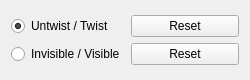
<?xml version="1.0" encoding="UTF-8"?>
<ui version="4.0">
 <class>SEDNATwisterEditorGUIClass</class>
 <widget class="QWidget" name="SEDNATwisterEditorGUIClass">
  <property name="geometry">
   <rect>
    <x>0</x>
    <y>0</y>
    <width>250</width>
    <height>80</height>
   </rect>
  </property>
  <property name="minimumSize">
   <size>
    <width>200</width>
    <height>80</height>
   </size>
  </property>
  <property name="windowTitle">
   <string/>
  </property>
  <layout class="QVBoxLayout" name="verticalLayout">
   <item>
    <layout class="QGridLayout" name="gridLayout">
     <item row="0" column="0">
      <widget class="QRadioButton" name="rdbUntwist">
       <property name="text">
        <string>Untwist / Twist</string>
       </property>
       <property name="checked">
        <bool>true</bool>
       </property>
      </widget>
     </item>
     <item row="0" column="1">
      <widget class="QPushButton" name="btnResetUntwist">
       <property name="text">
        <string>Reset</string>
       </property>
      </widget>
     </item>
     <item row="1" column="0">
      <widget class="QRadioButton" name="rdbInvisible">
       <property name="text">
        <string>Invisible / Visible</string>
       </property>
      </widget>
     </item>
     <item row="1" column="1">
      <widget class="QPushButton" name="btnResetInvisible">
       <property name="text">
        <string>Reset</string>
       </property>
      </widget>
     </item>
    </layout>
   </item>
  </layout>
 </widget>
 <resources/>
 <connections>
  <connection>
   <sender>rdbUntwist</sender>
   <signal>clicked()</signal>
   <receiver>SEDNATwisterEditorGUIClass</receiver>
   <slot>setUntwistTwist()</slot>
   <hints>
    <hint type="sourcelabel">
     <x>62</x>
     <y>26</y>
    </hint>
    <hint type="destinationlabel">
     <x>294</x>
     <y>66</y>
    </hint>
   </hints>
  </connection>
  <connection>
   <sender>rdbInvisible</sender>
   <signal>clicked()</signal>
   <receiver>SEDNATwisterEditorGUIClass</receiver>
   <slot>setInvisibleVisible()</slot>
   <hints>
    <hint type="sourcelabel">
     <x>42</x>
     <y>62</y>
    </hint>
    <hint type="destinationlabel">
     <x>291</x>
     <y>52</y>
    </hint>
   </hints>
  </connection>
  <connection>
   <sender>btnResetUntwist</sender>
   <signal>clicked()</signal>
   <receiver>SEDNATwisterEditorGUIClass</receiver>
   <slot>resetUntwist()</slot>
   <hints>
    <hint type="sourcelabel">
     <x>209</x>
     <y>17</y>
    </hint>
    <hint type="destinationlabel">
     <x>296</x>
     <y>30</y>
    </hint>
   </hints>
  </connection>
  <connection>
   <sender>btnResetInvisible</sender>
   <signal>clicked()</signal>
   <receiver>SEDNATwisterEditorGUIClass</receiver>
   <slot>resetInvisible()</slot>
   <hints>
    <hint type="sourcelabel">
     <x>212</x>
     <y>70</y>
    </hint>
    <hint type="destinationlabel">
     <x>298</x>
     <y>4</y>
    </hint>
   </hints>
  </connection>
 </connections>
 <slots>
  <slot>resetUntwist()</slot>
  <slot>resetInvisible()</slot>
  <slot>setUntwistTwist()</slot>
  <slot>setInvisibleVisible()</slot>
 </slots>
</ui>
